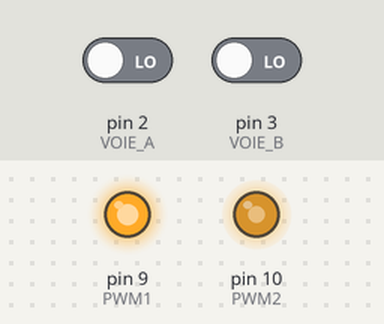
Recording of a sketch running on a simulated Arduino Uno, built with avr-gcc and run on an emulated ATmega328P. Shown: output pins drawn as LEDs (lit = HIGH). Inputs (shaded band) come from the test bench; at power-on: pin 2 (VOIE_A) LOW, pin 3 (VOIE_B) LOW. What the sketch prints to the serial monitor is not drawn.

Above: at 1.2 s.
1.3 s: pin 2 (VOIE_A) driven HIGH
Timing chart, 0 to 4.3 s (numbered marks = the images above; inputs shaded):
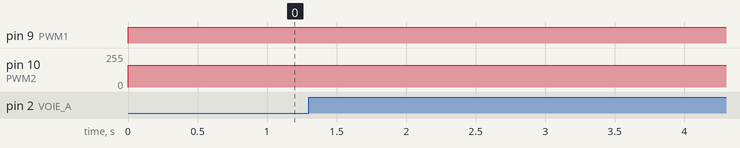

The sketch:

MCC_BO_QUAD_Degres_BF.ino
```cpp
// A VALIDER
#define PWM1 9 // ou PIN 9 // 6
#define PWM2 10 // ou 10  9 //10

#define VOIE_A 2 //
#define VOIE_B 3 //

float uc;    // angle de consigne en degrés
float angle; // angle reducteur mesuré
float eps;  // écart sortie comparateur
float um;  // tension commande moteur (PWM)


int pwm1;
int pwm2;

volatile int cpt = 0;

void setup() {
  // Setup du PWM
  pinMode(PWM1, OUTPUT);
  pinMode(PWM2, OUTPUT);
  // Setup du codeur
  pinMode(VOIE_A,INPUT);
  pinMode(VOIE_B,INPUT);
  attachInterrupt(digitalPinToInterrupt(VOIE_A),codeurA,CHANGE);
  attachInterrupt(digitalPinToInterrupt(VOIE_B),codeurB,CHANGE);
  //Ouverture du port série
  Serial.begin(9600);
}


void loop() {
  uc = 90.;
  angle = (float) cpt;  // conversion de l'angle moteur  mesuré en flottant
  angle = angle *360./48./34.; // conversion de l'angle moteur en angle en degrés en sortie du réducteur
  eps = uc-angle; // calcul de l'écart
  um = eps;     // calcul de la consigne moteur
  Serial.print(uc);Serial.print(",");Serial.print(angle);Serial.println();
  moteur(um);

  }

void moteur(float x){
  // Commande du moteur (commande comprise entre -255 et 255)
   if (x>0){
    pwm1 = 255;
    pwm2 = 255 - x;
  } else {
    pwm1 = 255+x ;
    pwm2 = 255 ;
  }
  analogWrite(PWM1,pwm1);
  analogWrite(PWM2,pwm2);
  }

void codeurA(){
  int a = digitalRead(VOIE_A);
  int b = digitalRead(VOIE_B);
  if(a==b){
    cpt++;
  }
  else{
    cpt--;
  }
}


void codeurB(){
  int a = digitalRead(VOIE_A);
  int b = digitalRead(VOIE_B);
  if(a==b){
    cpt--;
  }
  else{
    cpt++;
  }
}
```

Measured:
- after the input at 1.3 s, pin 10 (PWM2): 165/255 → 164/255 at once
